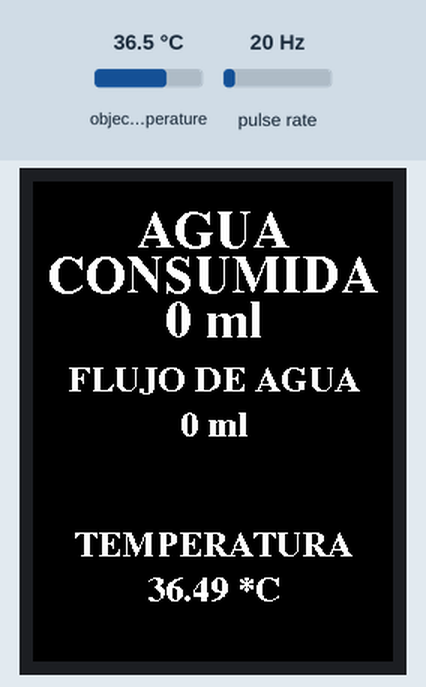
Bench run of a sketch on a simulated ESP32. Shown: 240×320 colour display. Wiring (inferred from the names in the program): pulse sensor: data GPIO 2. The inputs (shaded band) are chosen by the test bench; at power-on: object temperature 36.5 °C, pulse rate 20 Hz. What the sketch prints to the serial monitor is not drawn.

Above: at 1.4 s.
1.5 s: object temperature set to 20 °C
At 2.6 s:
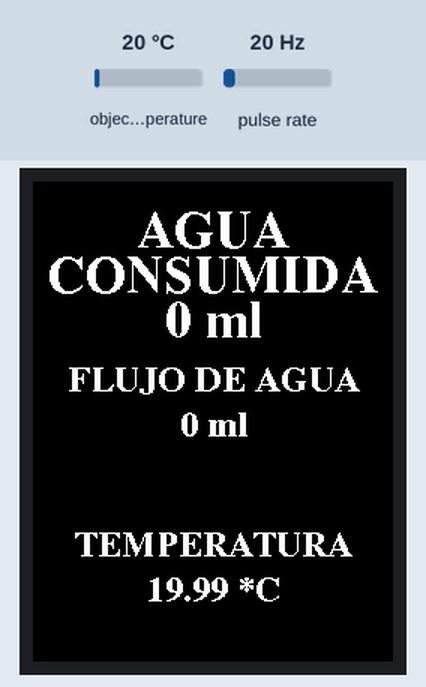
3.0 s: object temperature set to 26 °C
At 3.9 s:
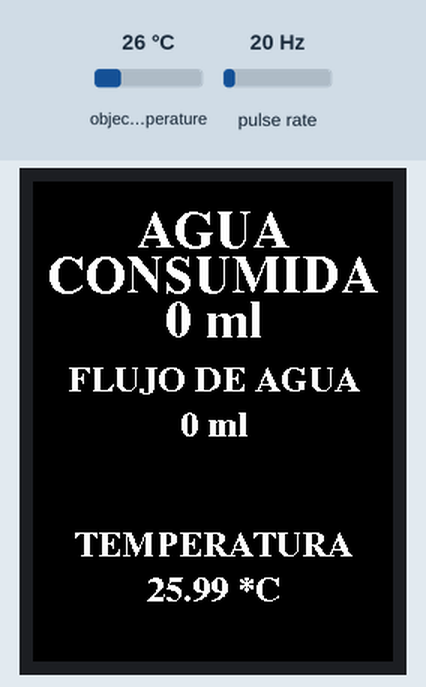
4.6 s: object temperature set to 32 °C
At 5.2 s:
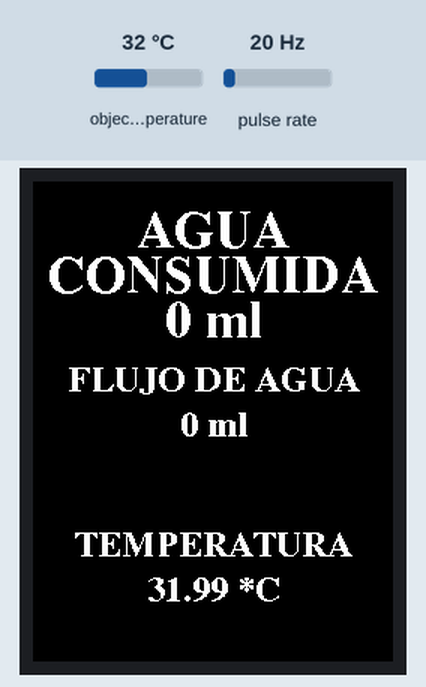
Timing chart, 0 to 7.6 s (numbered marks = the images above; inputs shaded):
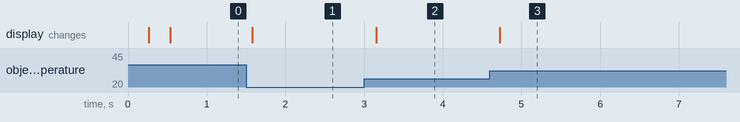

The sketch:

SmartShower_ESP8266.ino
```cpp
/*
Liquid flow rate sensor -DIYhacking.com Arvind Sanjeev

Measure the liquid/water flow rate using this code.
Connect Vcc and Gnd of sensor to arduino, and the
signal line to arduino digital pin 2.

 */

/* Typical setup for ESP8266 NodeMCU ESP-12 is :

 Display SDO/MISO  to NodeMCU pin D6 (or leave disconnected if not reading TFT)
 Display LED       to NodeMCU pin VIN (or 5V, see below)
 Display SCK       to NodeMCU pin D5
 Display SDI/MOSI  to NodeMCU pin D7
 Display DC (RS/AO)to NodeMCU pin D3
 Display RESET     to NodeMCU pin D4 (or RST, see below)
 Display CS        to NodeMCU pin D8 (or GND, see below)
 Display GND       to NodeMCU pin GND (0V)
 Display VCC       to NodeMCU 5V or 3.3V
*/


#include "Free_Fonts.h" // Include the header file attached to this sketch

#include <Wire.h>
#include <Adafruit_MLX90614.h>
#include <SPI.h>
#include <TFT_eSPI.h>
#include <Ticker.h>

// Use hardware SPI
TFT_eSPI tft = TFT_eSPI();
Adafruit_MLX90614 mlx = Adafruit_MLX90614();
Ticker ticker;

int                     totalAgua = 0;
bool                    flag_erase = false;
unsigned long           drawTime = 0;
byte                    sensorInterrupt = 2;  // D4
float                   calibrationFactor = 4.5; // The hall-effect flow sensor outputs approximately 4.5 pulses per second per litre/minute of flow.
volatile byte           pulseCount;
float                   flowRate;
unsigned long           flowMilliLitres;
unsigned long           totalMilliLitres;
unsigned long           oldTime;

//funcion para manejar interrupcion de sensor
void pulseCounter()
{
  // Increment the pulse counter
  pulseCount++;
  digitalWrite(LED_BUILTIN, LOW);
  digitalWrite(LED_BUILTIN, HIGH);
}

//funcion para ticker
void saveTotal(){
  if( totalMilliLitres - totalAgua > 100 ){
    totalAgua = totalMilliLitres;
  } else {
    totalAgua = 0;
    totalMilliLitres = 0;
  }
}

void escribirAgua(){
    tft.setFreeFont(FF43);
    tft.drawString(String(totalMilliLitres)+ " ml", 120, 90, GFXFF);// Print the string name of the font
    tft.setFreeFont(FF42);
    tft.drawString(String(flowMilliLitres)+ " ml", 120, 160, GFXFF);// Print the string name of the font
    //tft.setFreeFont(FF43);
    tft.drawString(String(mlx.readObjectTempC())+ " *C", 120, 270, GFXFF);// Print the string name of the font
}

void borrarAgua(){
    tft.setFreeFont(FF43);
    tft.drawString("                          ", 120, 90, GFXFF);
    tft.setFreeFont(FF43);
    tft.drawString("                          ", 120, 160, GFXFF);
    tft.setFreeFont(FF43);
    tft.drawString("                          ", 120, 270, GFXFF);
}

void setup()
{

  // Initialize a serial connection for reporting values to the host
  Serial.begin(115200);
  tft.begin();
  mlx.begin();
  tft.setRotation(2);

  tft.setTextDatum(MC_DATUM);
  tft.setTextColor(TFT_WHITE, TFT_BLACK);

  tft.fillScreen(TFT_BLACK);

  tft.setFreeFont(FF43);                 // Select the font
  tft.drawString("AGUA", 120, 30, GFXFF);// Print the string name of the font
  tft.drawString("CONSUMIDA", 120, 60, GFXFF);// Print the string name of the font

  tft.setFreeFont(FF42);
  tft.drawString("FLUJO DE AGUA", 120, 130, GFXFF);// Print the string name of the font

  tft.setFreeFont(FF42);                 // Select the font
  tft.drawString("TEMPERATURA", 120, 240, GFXFF);// Print the string name of the font

  // Set up the status LED line as an output
  pinMode(LED_BUILTIN, OUTPUT);
  digitalWrite(LED_BUILTIN, HIGH);  // We have an active-low LED attached

  pulseCount        = 0;
  flowRate          = 0.0;
  flowMilliLitres   = 0;
  totalMilliLitres  = 0;
  oldTime           = 0;

  // The Hall-effect sensor is connected to pin 2 which uses interrupt 0.
  // Configured to trigger on a FALLING state change (transition from HIGH
  // state to LOW state)
  ticker.attach(60 /*segundos */,saveTotal);
  attachInterrupt(sensorInterrupt, pulseCounter, FALLING);
}

/**
 * Main program loop
 */
void loop()
{
  if((millis() - oldTime) > 500)    // Only process counters once per second
  {
    // Disable the interrupt while calculating flow rate and sending the value to
    // the host
    detachInterrupt(sensorInterrupt);
    //Borrar el dato anterior de la pantalla
    borrarAgua();
    // Because this loop may not complete in exactly 1 second intervals we calculate
    // the number of milliseconds that have passed since the last execution and use
    // that to scale the output. We also apply the calibrationFactor to scale the output
    // based on the number of pulses per second per units of measure (litres/minute in
    // this case) coming from the sensor.
    flowRate = ((1000.0 / (millis() - oldTime)) * pulseCount) / calibrationFactor;

    // Note the time this processing pass was executed. Note that because we've
    // disabled interrupts the millis() function won't actually be incrementing right
    // at this point, but it will still return the value it was set to just before
    // interrupts went away.
    oldTime = millis();

    // Divide the flow rate in litres/minute by 60 to determine how many litres have
    // passed through the sensor in this 1 second interval, then multiply by 1000 to
    // convert to millilitres.
    flowMilliLitres = (flowRate / 60) * 1000;

    // Add the millilitres passed in this second to the cumulative total
    totalMilliLitres += flowMilliLitres;

    unsigned int frac;

    // Print the flow rate for this second in litres / minute
    Serial.print("Flow rate: ");
    Serial.print(int(flowRate));  // Print the integer part of the variable
    Serial.print(".");             // Print the decimal point
    // Determine the fractional part. The 10 multiplier gives us 1 decimal place.
    frac = (flowRate - int(flowRate)) * 10;
    Serial.print(frac, DEC) ;      // Print the fractional part of the variable
    Serial.print("L/min");
    // Print the number of litres flowed in this second
    Serial.print("  Current Liquid Flowing: ");             // Output separator
    Serial.print(flowMilliLitres);
    Serial.print("mL/Sec");

    // Print the cumulative total of litres flowed since starting
    Serial.print("  Output Liquid Quantity: ");             // Output separator
    Serial.print(totalMilliLitres);
    Serial.println("mL");

    // Reset the pulse counter so we can start incrementing again
    pulseCount = 0;
    escribirAgua();

    // Enable the interrupt again now that we've finished sending output

    attachInterrupt(sensorInterrupt, pulseCounter, FALLING);
  }
}
```

Free_Fonts.h
```cpp
// Attach this header file to your sketch to use the GFX Free Fonts. You can write
// sketches without it, but it makes referencing them easier.

// This calls up ALL the fonts but they only get loaded if you actually
// use them in your sketch.
//
// No changes are needed to this header file unless new fonts are added to the
// library "Fonts/GFXFF" folder.
//
// To save a lot of typing long names, each font can easily be referenced in the
// sketch in three ways, either with:
//
//    1. Font file name with the & in front such as &FreeSansBoldOblique24pt7b
//       an example being:
//
//       tft.setFreeFont(&FreeSansBoldOblique24pt7b);
//
//    2. FF# where # is a number determined by looking at the list below
//       an example being:
//
//       tft.setFreeFont(FF32);
//
//    3. An abbreviation of the file name. Look at the list below to see
//       the abbreviations used, for example:
//
//       tft.setFreeFont(FSSBO24)
//
//       Where the letters mean:
//       F = Free font
//       M = Mono
//      SS = Sans Serif (double S to distinguish is form serif fonts)
//       S = Serif
//       B = Bold
//       O = Oblique (letter O not zero)
//       I = Italic
//       # =  point size, either 9, 12, 18 or 24
//
//  Setting the font to NULL will select the GLCD font:
//
//      tft.setFreeFont(NULL); // Set font to GLCD

#define LOAD_GFXFF

#ifdef LOAD_GFXFF // Only include the fonts if LOAD_GFXFF is defined in User_Setup.h

// Use these when printing or drawing text in GLCD and high rendering speed fonts
#define GFXFF 1
#define GLCD  0
#define FONT2 2
#define FONT4 4
#define FONT6 6
#define FONT7 7
#define FONT8 8

// Use the following when calling setFont()
//
// Reserved for GLCD font  // FF0
//

#define TT1 &TomThumb

#define FM9 &FreeMono9pt7b
#define FM12 &FreeMono12pt7b
#define FM18 &FreeMono18pt7b
#define FM24 &FreeMono24pt7b

#define FMB9 &FreeMonoBold9pt7b
#define FMB12 &FreeMonoBold12pt7b
#define FMB18 &FreeMonoBold18pt7b
#define FMB24 &FreeMonoBold24pt7b

#define FMO9 &FreeMonoOblique9pt7b
#define FMO12 &FreeMonoOblique12pt7b
#define FMO18 &FreeMonoOblique18pt7b
#define FMO24 &FreeMonoOblique24pt7b

#define FMBO9 &FreeMonoBoldOblique9pt7b
#define FMBO12 &FreeMonoBoldOblique12pt7b
#define FMBO18 &FreeMonoBoldOblique18pt7b
#define FMBO24 &FreeMonoBoldOblique24pt7b

#define FSS9 &FreeSans9pt7b
#define FSS12 &FreeSans12pt7b
#define FSS18 &FreeSans18pt7b
#define FSS24 &FreeSans24pt7b

#define FSSB9 &FreeSansBold9pt7b
#define FSSB12 &FreeSansBold12pt7b
#define FSSB18 &FreeSansBold18pt7b
#define FSSB24 &FreeSansBold24pt7b

#define FSSO9 &FreeSansOblique9pt7b
#define FSSO12 &FreeSansOblique12pt7b
#define FSSO18 &FreeSansOblique18pt7b
#define FSSO24 &FreeSansOblique24pt7b

#define FSSBO9 &FreeSansBoldOblique9pt7b
#define FSSBO12 &FreeSansBoldOblique12pt7b
#define FSSBO18 &FreeSansBoldOblique18pt7b
#define FSSBO24 &FreeSansBoldOblique24pt7b

#define FS9 &FreeSerif9pt7b
#define FS12 &FreeSerif12pt7b
#define FS18 &FreeSerif18pt7b
#define FS24 &FreeSerif24pt7b

#define FSI9 &FreeSerifItalic9pt7b
#define FSI12 &FreeSerifItalic12pt7b
#define FSI19 &FreeSerifItalic18pt7b
#define FSI24 &FreeSerifItalic24pt7b

#define FSB9 &FreeSerifBold9pt7b
#define FSB12 &FreeSerifBold12pt7b
#define FSB18 &FreeSerifBold18pt7b
#define FSB24 &FreeSerifBold24pt7b

#define FSBI9 &FreeSerifBoldItalic9pt7b
#define FSBI12 &FreeSerifBoldItalic12pt7b
#define FSBI18 &FreeSerifBoldItalic18pt7b
#define FSBI24 &FreeSerifBoldItalic24pt7b

#define FF0 NULL //ff0 reserved for GLCD
#define FF1 &FreeMono9pt7b
#define FF2 &FreeMono12pt7b
#define FF3 &FreeMono18pt7b
#define FF4 &FreeMono24pt7b

#define FF5 &FreeMonoBold9pt7b
#define FF6 &FreeMonoBold12pt7b
#define FF7 &FreeMonoBold18pt7b
#define FF8 &FreeMonoBold24pt7b

#define FF9 &FreeMonoOblique9pt7b
#define FF10 &FreeMonoOblique12pt7b
#define FF11 &FreeMonoOblique18pt7b
#define FF12 &FreeMonoOblique24pt7b

#define FF13 &FreeMonoBoldOblique9pt7b
#define FF14 &FreeMonoBoldOblique12pt7b
#define FF15 &FreeMonoBoldOblique18pt7b
#define FF16 &FreeMonoBoldOblique24pt7b

#define FF17 &FreeSans9pt7b
#define FF18 &FreeSans12pt7b
#define FF19 &FreeSans18pt7b
#define FF20 &FreeSans24pt7b

#define FF21 &FreeSansBold9pt7b
#define FF22 &FreeSansBold12pt7b
#define FF23 &FreeSansBold18pt7b
#define FF24 &FreeSansBold24pt7b

#define FF25 &FreeSansOblique9pt7b
#define FF26 &FreeSansOblique12pt7b
#define FF27 &FreeSansOblique18pt7b
#define FF28 &FreeSansOblique24pt7b

#define FF29 &FreeSansBoldOblique9pt7b
#define FF30 &FreeSansBoldOblique12pt7b
#define FF31 &FreeSansBoldOblique18pt7b
#define FF32 &FreeSansBoldOblique24pt7b

#define FF33 &FreeSerif9pt7b
#define FF34 &FreeSerif12pt7b
#define FF35 &FreeSerif18pt7b
#define FF36 &FreeSerif24pt7b

#define FF37 &FreeSerifItalic9pt7b
#define FF38 &FreeSerifItalic12pt7b
#define FF39 &FreeSerifItalic18pt7b
#define FF40 &FreeSerifItalic24pt7b

#define FF41 &FreeSerifBold9pt7b
#define FF42 &FreeSerifBold12pt7b
#define FF43 &FreeSerifBold18pt7b
#define FF44 &FreeSerifBold24pt7b

#define FF45 &FreeSerifBoldItalic9pt7b
#define FF46 &FreeSerifBoldItalic12pt7b
#define FF47 &FreeSerifBoldItalic18pt7b
#define FF48 &FreeSerifBoldItalic24pt7b

// >>>>>>>>>>>>>>>>>>>>>>>>>>>>>>>>>>>>>>>>>>>>>>>>>>>>>>>>>>>>>>>>>>>>>>>>>>>>>>>>>
// Now we define "s"tring versions for easy printing of the font name so:
//   tft.println(sFF5);
// will print
//   Mono bold 9
// >>>>>>>>>>>>>>>>>>>>>>>>>>>>>>>>>>>>>>>>>>>>>>>>>>>>>>>>>>>>>>>>>>>>>>>>>>>>>>>>>

#define sFF0 "GLCD"
#define sTT1 "Tom Thumb"
#define sFF1 "Mono 9"
#define sFF2 "Mono 12"
#define sFF3 "Mono 18"
#define sFF4 "Mono 24"

#define sFF5 "Mono bold 9"
#define sFF6 "Mono bold 12"
#define sFF7 "Mono bold 18"
#define sFF8 "Mono bold 24"

#define sFF9 "Mono oblique 9"
#define sFF10 "Mono oblique 12"
#define sFF11 "Mono oblique 18"
#define sFF12 "Mono oblique 24"

#define sFF13 "Mono bold oblique 9"
#define sFF14 "Mono bold oblique 12"
#define sFF15 "Mono bold oblique 18"
#define sFF16 "Mono bold oblique 24" // Full text line is too big for 480 pixel wide screen

#define sFF17 "Sans 9"
#define sFF18 "Sans 12"
#define sFF19 "Sans 18"
#define sFF20 "Sans 24"

#define sFF21 "Sans bold 9"
#define sFF22 "Sans bold 12"
#define sFF23 "Sans bold 18"
#define sFF24 "Sans bold 24"

#define sFF25 "Sans oblique 9"
#define sFF26 "Sans oblique 12"
#define sFF27 "Sans oblique 18"
#define sFF28 "Sans oblique 24"

#define sFF29 "Sans bold oblique 9"
#define sFF30 "Sans bold oblique 12"
#define sFF31 "Sans bold oblique 18"
#define sFF32 "Sans bold oblique 24"

#define sFF33 "Serif 9"
#define sFF34 "Serif 12"
#define sFF35 "Serif 18"
#define sFF36 "Serif 24"

#define sFF37 "Serif italic 9"
#define sFF38 "Serif italic 12"
#define sFF39 "Serif italic 18"
#define sFF40 "Serif italic 24"

#define sFF41 "Serif bold 9"
#define sFF42 "Serif bold 12"
#define sFF43 "Serif bold 18"
#define sFF44 "Serif bold 24"

#define sFF45 "Serif bold italic 9"
#define sFF46 "Serif bold italic 12"
#define sFF47 "Serif bold italic 18"
#define sFF48 "Serif bold italic 24"

#else // LOAD_GFXFF not defined so setup defaults to prevent error messages

// >>>>>>>>>>>>>>>>>>>>>>>>>>>>>>>>>>>>>>>>>>>>>>>>>>>>>>>>>>>>>>>>>>>>>>>>>>>>>>>>>
// Free fonts are not loaded in User_Setup.h so we must define all as font 1
// to prevent compile error messages
// >>>>>>>>>>>>>>>>>>>>>>>>>>>>>>>>>>>>>>>>>>>>>>>>>>>>>>>>>>>>>>>>>>>>>>>>>>>>>>>>>

#define GFXFF 1
#define GLCD  1
#define FONT2 2
#define FONT4 4
#define FONT6 6
#define FONT7 7
#define FONT8 8

#define FF0 1
#define FF1 1
#define FF2 1
#define FF3 1
#define FF4 1
#define FF5 1
#define FF6 1
#define FF7 1
#define FF8 1
#define FF9 1
#define FF10 1
#define FF11 1
#define FF12 1
#define FF13 1
#define FF14 1
#define FF15 1
#define FF16 1
#define FF17 1
#define FF18 1
#define FF19 1
#define FF20 1
#define FF21 1
#define FF22 1
#define FF23 1
#define FF24 1
#define FF25 1
#define FF26 1
#define FF27 1
#define FF28 1
#define FF29 1
#define FF30 1
#define FF31 1
#define FF32 1
#define FF33 1
#define FF34 1
#define FF35 1
#define FF36 1
#define FF37 1
#define FF38 1
#define FF39 1
#define FF40 1
#define FF41 1
#define FF42 1
#define FF43 1
#define FF44 1
#define FF45 1
#define FF46 1
#define FF47 1
#define FF48 1

#define FM9  1
#define FM12 1
#define FM18 1
#define FM24 1

#define FMB9  1
#define FMB12 1
#define FMB18 1
#define FMB24 1

#define FMO9  1
#define FMO12 1
#define FMO18 1
#define FMO24 1

#define FMBO9  1
#define FMBO12 1
#define FMBO18 1
#define FMBO24 1

#define FSS9  1
#define FSS12 1
#define FSS18 1
#define FSS24 1

#define FSSB9  1
#define FSSB12 1
#define FSSB18 1
#define FSSB24 1

#define FSSO9  1
#define FSSO12 1
#define FSSO18 1
#define FSSO24 1

#define FSSBO9  1
#define FSSBO12 1
#define FSSBO18 1
#define FSSBO24 1

#define FS9  1
#define FS12 1
#define FS18 1
#define FS24 1

#define FSI9  1
#define FSI12 1
#define FSI19 1
#define FSI24 1

#define FSB9  1
#define FSB12 1
#define FSB18 1
#define FSB24 1

#define FSBI9  1
#define FSBI12 1
#define FSBI18 1
#define FSBI24 1

#endif // LOAD_GFXFF
```

Measured:
- after the input at 1.5 s, the display: changes after 0.08 s (image 1)
- after the input at 3.0 s, the display: changes after 0.15 s (image 2)
- after the input at 4.6 s, the display: changes after 0.12 s (image 3)
